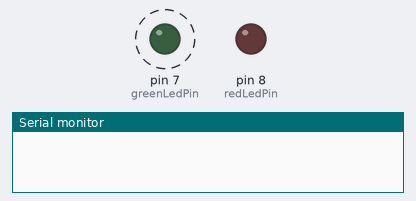
Recording of a sketch running on a simulated Arduino Uno, built with avr-gcc and run on an emulated ATmega328P. Parts: output pins drawn as LEDs (lit = HIGH), the last lines printed to the serial monitor. Dashed ring = blinking.

Above: at 0.2 s.
At 57.8 s:
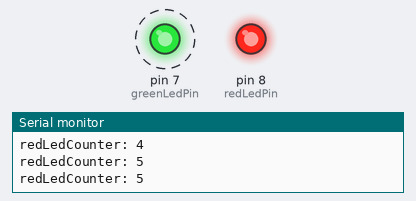
Timing chart, 0 to 59.9 s (numbered marks = the images above):
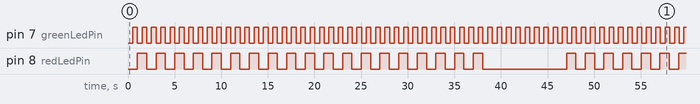

Measured:
- by itself, pin 7 (greenLedPin): alternates HIGH for 0.50 s and LOW for 0.50 s
- by itself, pin 8 (redLedPin): moves between LOW and HIGH, repeating every 46.0 s
- by itself, everything shown: repeats every 46.1 s, in 132 steps

The sketch:

Blinking_LEDs.ino
```cpp
int greenLedPin = 7;
int greenLedState = LOW;

int redLedPin = 8;
int redLedState = LOW;
int redLedBlinkLimit = 19;

int breakDuration = 8000;
int intervalRedLed = 1000;
int intervalGreenLed = 500;

unsigned long currentTime;
unsigned long previousTimeRedLed;
unsigned long previousTimeGreenLed;

int redLedCounter;
boolean redLedIsPaused = false;

boolean redLedIsOn() {
  return digitalRead(redLedPin) == HIGH;
}

void changeGreenLedState() {
  if (greenLedState == HIGH) {
    greenLedState = LOW;
  } else {
    greenLedState = HIGH;
  }
  digitalWrite(greenLedPin, greenLedState);
}

void changeRedLedState() {
  if (redLedIsOn()) {
    redLedState = LOW;
  } else {
    redLedState = HIGH;
  }
  digitalWrite(redLedPin, redLedState);
}

void setup() {
  Serial.begin(9600);
  pinMode(greenLedPin, OUTPUT);
  pinMode(redLedPin, OUTPUT);
}

void loop() {
  currentTime = millis();

  if (redLedIsPaused && currentTime - previousTimeRedLed > breakDuration) {
    Serial.println("Break is over.");
    redLedIsPaused = false;
  }

  if (!redLedIsPaused) {
    if (redLedCounter <= redLedBlinkLimit) {
      if (currentTime - previousTimeRedLed > intervalRedLed) {
        Serial.println("redLedCounter: " + (String) redLedCounter);
        previousTimeRedLed = currentTime;
        changeRedLedState();
        if (redLedIsOn()) {
          redLedCounter++;
        }
      }
    }

    // When the red led counter exceeds 19.
    else {
      redLedIsPaused = true;
      redLedCounter = 0;
      changeRedLedState();
      Serial.println("Break has begun.");
    }
  }

  if (currentTime - previousTimeGreenLed > intervalGreenLed) {
    previousTimeGreenLed = currentTime;
    changeGreenLedState();
  }
}
```
